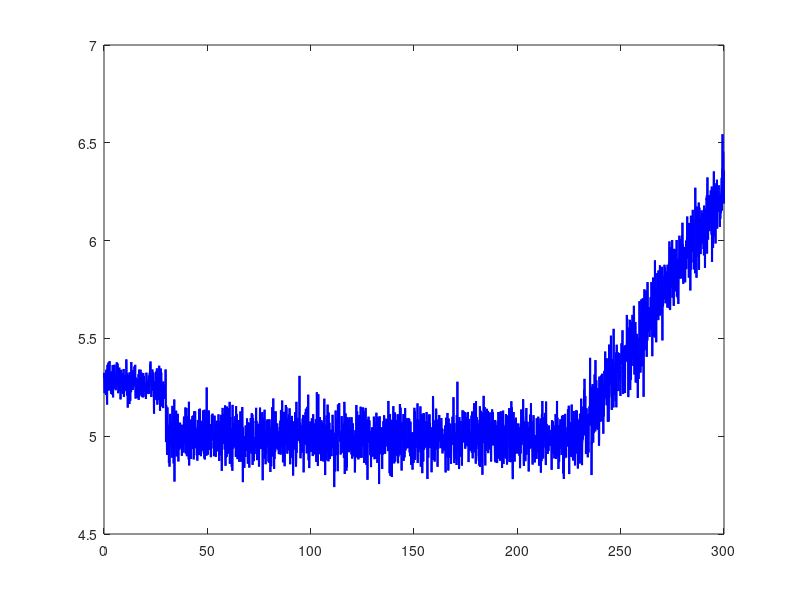

Write MATLAB code to recreate this figure. (Note: this script raises an error after producing the figure.)
%% PASO 1: SIMULACIÓN DE SENSORES DE LUZ DE ATERRIZAJE
% Sistema de Monitoreo IoT + Edge Computing
% Luz de aterrizaje - Parámetros nominales

clear; clc; close all;

%% Parámetros de simulación
t_total = 300;              % Tiempo total (minutos)
dt = 0.1;                   % Paso de tiempo para eléctricos (0.1 min = 6 seg)
dt_temp = 1;                % Paso para temperatura (1 min)
t = 0:dt:t_total;           % Vector de tiempo para eléctricos
t_temp = 0:dt_temp:t_total; % Vector de tiempo para temperatura

%% Parámetros nominales del LED de aterrizaje
I_nom = 5.0;    % Corriente nominal (A)
V_nom = 28.0;   % Voltaje nominal (V)
T_nom = 45.0;   % Temperatura normal (°C)

%% Umbrales para detección de fallas
I_max = 1.5 * I_nom;    % Umbral de cortocircuito (7.5 A)
I_min = 0.1 * I_nom;    % Umbral de circuito abierto (0.5 A)
T_crit = 85.0;          % Temperatura crítica (°C)

%% Generar datos simulados - Fase I: Arranque (0-30 min)
fase_I = 1:round(30/dt);
I_faseI = I_nom * 1.06 - 0.002 * t(fase_I) + 0.05 * randn(size(fase_I)); % Corriente alta que baja

%% Generar datos simulados - Fase II: Operación normal (30-230 min)
fase_II = (fase_I(end)+1):round(230/dt);
I_faseII = I_nom + 0.08 * randn(size(fase_II)); % Estable con ruido

%% Generar datos simulados - Fase III: Degradación (230-300 min)
fase_III = (fase_II(end)+1):length(t);
I_faseIII = I_nom + 0.018 * (t(fase_III) - 230) + 0.1 * randn(size(fase_III)); % Aumento gradual

%% Unir las tres fases
I_total = [I_faseI, I_faseII, I_faseIII];
V_total = V_nom + 0.5 * randn(size(I_total)); % Voltaje con ruido

% Temperatura (muestreada a 1 Hz)
T_total = T_nom + 1.5 * randn(size(t_temp));
% Inyectar sobrecalentamiento al final
falla_inicio = find(t_temp > 250, 1);
if ~isempty(falla_inicio)
    T_total(falla_inicio:end) = T_total(falla_inicio:end) + 1.2 * (t_temp(falla_inicio:end) - 250);
end

%% GRAFICAR: Curva de bañera (intensidad de fallos)
figure('Name', 'Curva de Intensidad de Fallos (Bañera)', 'NumberTitle', 'off');
plot(t, I_total, 'b', 'LineWidth', 1.5); hold on;
yline(I_nom, 'g--', 'I_{nom} = 5 A', 'LineWidth', 1);
yline(I_max, 'r--', 'I_{max} = 7.5 A (Alarma)', 'LineWidth', 1.2);
yline(I_min, 'm--', 'I_{min} = 0.5 A (Circuito abierto)', 'LineWidth', 1.2);
xline(30, 'k--', 'Fin Fase I');
xline(230, 'k--', 'Inicio Fase III');
xlabel('Tiempo (minutos)');
ylabel('Corriente (A)');
title('Curva de intensidad de fallos — Simulación de corriente');
legend('Corriente medida', 'I_{nom}', 'Umbral Alarma', 'Umbral Circuito Abierto', ...
       'Fin Fase I', 'Inicio Fase III', 'Location', 'best');
grid on;

%% GRAFICAR: Temperatura con umbral
figure('Name', 'Monitoreo de Temperatura', 'NumberTitle', 'off');
plot(t_temp, T_total, 'r', 'LineWidth', 1.5); hold on;
yline(T_crit, 'r--', 'T_{crit} = 85°C (Alarma)', 'LineWidth', 1.2);
xlabel('Tiempo (minutos)');
ylabel('Temperatura (°C)');
title('Monitoreo de temperatura — LED de aterrizaje');
legend('Temperatura medida', 'Umbral crítico', 'Location', 'best');
grid on;

disp('✅ Simulación completada. Revisa las gráficas generadas.');
